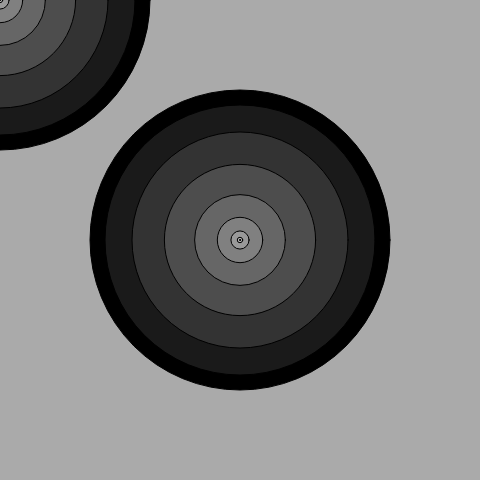
Frame 1 (no input)
Frame 60 (no input): identical to frame 1, image omitted
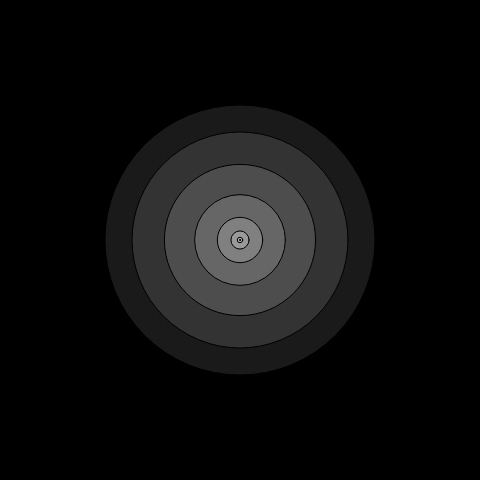
Frame 120 (the mouse pressed at the canvas centre since frame 60)

The p5.js sketch that drew these frames (run headless with seeded random() and noise() and a simulated clock; from frame 60 on, the mouse is pressed at the canvas centre):

// p5.js sketch
// ── sketch.js
var targetX;
var targetY;

function setup () {
	createCanvas(480, 480);	
	targetX = width/2;
	targetY = height/2;
}

function draw() {
	backgroundColor = calcDistance (targetX, targetY, mouseX, mouseY) *0.5;
	background(backgroundColor);

	drawTarget (targetX, targetY, 200, 10)
	drawTarget (mouseX, mouseY, 10, 20);
}

function calcDistance(x1, y1, x2, y2) {
	var diffX = x1 - x2;
	var diffY = y1 - y2;
	var distance = Math.sqrt(diffX*diffX + diffY*diffY);
	return distance;
}


function drawTarget( x, y, circleSize, numOfCircles ) {
	circleSize = 300;
	var numOfCircles = 10;
	for (var i =0; i < numOfCircles; i++) {
		var segment = i/numOfCircles;
		fill(segment * 255);
		circleSize = circleSize - segment * circleSize;
		ellipse(x, y, circleSize, circleSize);
	}
}
